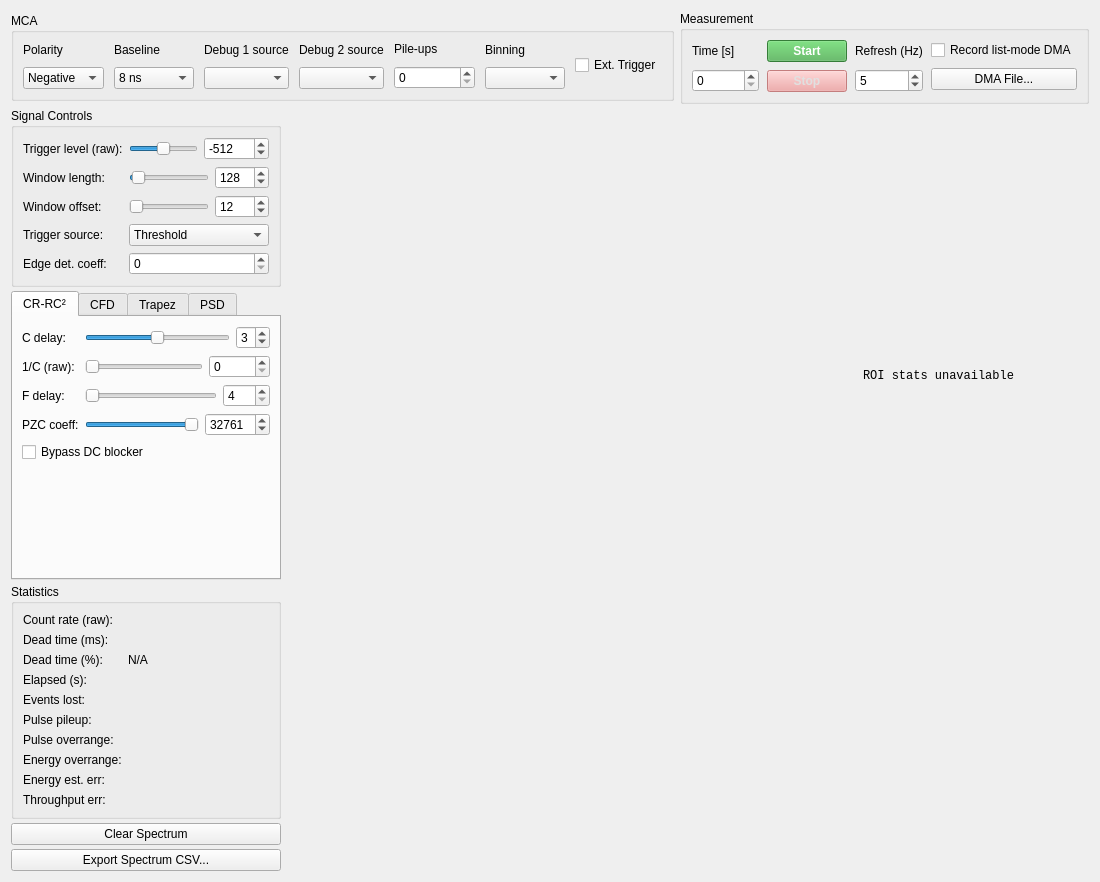
<?xml version="1.0" encoding="UTF-8"?>
<ui version="4.0">
 <class>MCAView</class>
 <widget class="QWidget" name="MCAView">
  <property name="geometry">
   <rect><x>0</x><y>0</y><width>1100</width><height>750</height></rect>
  </property>
  <property name="windowTitle">
   <string>MCA</string>
  </property>
  <layout class="QVBoxLayout" name="mainLayout">
   <property name="spacing"><number>4</number></property>

   <item>
    <layout class="QHBoxLayout" name="topRow">
     <property name="spacing"><number>6</number></property>

     <item>
      <widget class="QGroupBox" name="groupMca">
       <property name="title"><string>MCA</string></property>
       <property name="sizePolicy">
        <sizepolicy hsizetype="Preferred" vsizetype="Fixed">
         <horstretch>1</horstretch><verstretch>0</verstretch>
        </sizepolicy>
       </property>
       <layout class="QHBoxLayout" name="layoutMca">
        <property name="spacing"><number>10</number></property>

        <item>
         <layout class="QVBoxLayout" name="vPolarity">
          <item>
           <widget class="QLabel" name="labelPolarity">
            <property name="text"><string>Polarity</string></property>
           </widget>
          </item>
          <item>
           <widget class="QComboBox" name="comboPulsePolarity">
            <item><property name="text"><string>Negative</string></property></item>
            <item><property name="text"><string>Positive</string></property></item>
           </widget>
          </item>
         </layout>
        </item>

        <item>
         <layout class="QVBoxLayout" name="vBaseline">
          <item>
           <widget class="QLabel" name="labelBaseline">
            <property name="text"><string>Baseline</string></property>
           </widget>
          </item>
          <item>
           <widget class="QComboBox" name="comboBaseline">
            <item><property name="text"><string>8 ns</string></property></item>
            <item><property name="text"><string>16 ns</string></property></item>
            <item><property name="text"><string>32 ns</string></property></item>
            <item><property name="text"><string>64 ns</string></property></item>
            <item><property name="text"><string>128 ns</string></property></item>
            <item><property name="text"><string>256 ns</string></property></item>
            <item><property name="text"><string>512 ns</string></property></item>
           </widget>
          </item>
         </layout>
        </item>

        <item>
         <layout class="QVBoxLayout" name="vDebug1">
          <item>
           <widget class="QLabel" name="labelDebug1">
            <property name="text"><string>Debug 1 source</string></property>
           </widget>
          </item>
          <item>
           <widget class="QComboBox" name="comboDebug1"/>
          </item>
         </layout>
        </item>

        <item>
         <layout class="QVBoxLayout" name="vDebug2">
          <item>
           <widget class="QLabel" name="labelDebug2">
            <property name="text"><string>Debug 2 source</string></property>
           </widget>
          </item>
          <item>
           <widget class="QComboBox" name="comboDebug2"/>
          </item>
         </layout>
        </item>

        <item>
         <layout class="QVBoxLayout" name="vPileups">
          <item>
           <widget class="QLabel" name="labelPileups">
            <property name="text"><string>Pile-ups</string></property>
           </widget>
          </item>
          <item>
           <widget class="QSpinBox" name="spinPileupWindow">
            <property name="minimum"><number>0</number></property>
            <property name="maximum"><number>255</number></property>
           </widget>
          </item>
         </layout>
        </item>

        <item>
         <layout class="QVBoxLayout" name="vBinning">
          <item>
           <widget class="QLabel" name="labelBinning">
            <property name="text"><string>Binning</string></property>
           </widget>
          </item>
          <item>
           <widget class="QComboBox" name="comboBinning"/>
          </item>
         </layout>
        </item>

        <item>
         <widget class="QCheckBox" name="cbExtTrigger">
          <property name="text"><string>Ext. Trigger</string></property>
         </widget>
        </item>

       </layout>
      </widget>
     </item>

     <item>
      <widget class="QGroupBox" name="groupMeasurement">
       <property name="title"><string>Measurement</string></property>
       <property name="sizePolicy">
        <sizepolicy hsizetype="Fixed" vsizetype="Fixed">
         <horstretch>0</horstretch><verstretch>0</verstretch>
        </sizepolicy>
       </property>
       <layout class="QHBoxLayout" name="layoutMeasurement">
        <property name="spacing"><number>8</number></property>
        <item>
         <layout class="QVBoxLayout" name="vTime">
          <item>
           <widget class="QLabel" name="labelTimeLimit">
            <property name="text"><string>Time [s]</string></property>
           </widget>
          </item>
          <item>
            <widget class="QSpinBox" name="spinTimeLimit">
             <property name="minimum"><number>0</number></property>
             <property name="maximum"><number>576460752</number></property>
           </widget>
          </item>
         </layout>
        </item>
        <item>
         <layout class="QVBoxLayout" name="vStartStop">
          <item>
           <widget class="QPushButton" name="btnStart">
            <property name="text"><string>Start</string></property>
            <property name="checkable"><bool>true</bool></property>
            <property name="styleSheet"><string>QPushButton { background-color: #4CAF50; color: white; font-weight: bold; }
QPushButton:checked { background-color: #2E7D32; border: 2px solid #1B5E20; }
QPushButton:disabled { background-color: #A5D6A7; color: #E0E0E0; }</string></property>
           </widget>
          </item>
          <item>
           <widget class="QPushButton" name="btnStop">
            <property name="enabled"><bool>false</bool></property>
            <property name="text"><string>Stop</string></property>
            <property name="checkable"><bool>true</bool></property>
            <property name="styleSheet"><string>QPushButton { background-color: #f44336; color: white; font-weight: bold; }
QPushButton:checked { background-color: #C62828; border: 2px solid #B71C1C; }
QPushButton:disabled { background-color: #EF9A9A; color: #E0E0E0; }</string></property>
           </widget>
          </item>
         </layout>
        </item>
        <item>
         <layout class="QVBoxLayout" name="vRefresh">
          <item>
           <widget class="QLabel" name="labelRefreshRate">
            <property name="visible"><bool>false</bool></property>
            <property name="text"><string>Refresh (Hz)</string></property>
           </widget>
          </item>
          <item>
           <widget class="QSpinBox" name="spinRefreshRate">
            <property name="visible"><bool>false</bool></property>
            <property name="minimum"><number>1</number></property>
            <property name="maximum"><number>60</number></property>
            <property name="value"><number>5</number></property>
           </widget>
          </item>
         </layout>
        </item>
        <item>
         <layout class="QVBoxLayout" name="vDmaFile">
          <item>
           <widget class="QCheckBox" name="cbDmaEnable">
            <property name="text"><string>Record list-mode DMA</string></property>
           </widget>
          </item>
          <item>
           <widget class="QPushButton" name="btnDmaFile">
            <property name="text"><string>DMA File...</string></property>
           </widget>
          </item>
         </layout>
        </item>
       </layout>
      </widget>
     </item>

    </layout>
   </item>

   <item>
    <layout class="QHBoxLayout" name="bodyRow" stretch="0,1">
     <property name="spacing"><number>6</number></property>

     <item>
      <widget class="QWidget" name="controlPanel">
       <property name="sizePolicy">
        <sizepolicy hsizetype="Fixed" vsizetype="Preferred">
         <horstretch>0</horstretch><verstretch>0</verstretch>
        </sizepolicy>
       </property>
       <property name="minimumSize">
        <size><width>270</width><height>0</height></size>
       </property>
       <property name="maximumSize">
        <size><width>270</width><height>16777215</height></size>
       </property>
       <layout class="QVBoxLayout" name="controlLayout">
        <property name="leftMargin"><number>0</number></property>
        <property name="topMargin"><number>0</number></property>
        <property name="rightMargin"><number>0</number></property>
        <property name="bottomMargin"><number>0</number></property>
        <property name="spacing"><number>4</number></property>

        <item>
         <widget class="QGroupBox" name="groupSignal">
          <property name="title"><string>Signal Controls</string></property>
          <layout class="QFormLayout" name="formSignal">
           <item row="0" column="0">
            <widget class="QLabel" name="labelTriggerLevel">
             <property name="text"><string>Trigger level (raw):</string></property>
            </widget>
           </item>
           <item row="0" column="1">
            <layout class="QHBoxLayout" name="hTriggerLevel">
             <item>
              <widget class="QSlider" name="sliderTriggerLevel">
               <property name="minimum"><number>-32768</number></property>
               <property name="maximum"><number>32767</number></property>
               <property name="value"><number>-512</number></property>
               <property name="orientation"><enum>Qt::Orientation::Horizontal</enum></property>
              </widget>
             </item>
             <item>
              <widget class="QSpinBox" name="spinTriggerLevel">
               <property name="minimum"><number>-32768</number></property>
               <property name="maximum"><number>32767</number></property>
               <property name="value"><number>-512</number></property>
              </widget>
             </item>
            </layout>
           </item>
           <item row="1" column="0">
            <widget class="QLabel" name="labelFrameSamples">
             <property name="text"><string>Window length:</string></property>
            </widget>
           </item>
           <item row="1" column="1">
            <layout class="QHBoxLayout" name="hFrameSamples">
             <item>
              <widget class="QSlider" name="sliderFrameSamples">
               <property name="minimum"><number>4</number></property>
               <property name="maximum"><number>4096</number></property>
               <property name="singleStep"><number>4</number></property>
               <property name="value"><number>128</number></property>
               <property name="orientation"><enum>Qt::Orientation::Horizontal</enum></property>
              </widget>
             </item>
             <item>
              <widget class="QSpinBox" name="spinFrameSamples">
               <property name="minimum"><number>4</number></property>
               <property name="maximum"><number>4096</number></property>
               <property name="singleStep"><number>4</number></property>
               <property name="value"><number>128</number></property>
              </widget>
             </item>
            </layout>
           </item>
           <item row="2" column="0">
            <widget class="QLabel" name="labelPretrigger">
             <property name="text"><string>Window offset:</string></property>
            </widget>
           </item>
           <item row="2" column="1">
            <layout class="QHBoxLayout" name="hPretrigger">
             <item>
              <widget class="QSlider" name="sliderPretrigger">
               <property name="minimum"><number>0</number></property>
               <property name="maximum"><number>2044</number></property>
               <property name="singleStep"><number>4</number></property>
               <property name="value"><number>12</number></property>
               <property name="orientation"><enum>Qt::Orientation::Horizontal</enum></property>
              </widget>
             </item>
             <item>
              <widget class="QSpinBox" name="spinPretrigger">
               <property name="minimum"><number>0</number></property>
               <property name="maximum"><number>2044</number></property>
               <property name="singleStep"><number>4</number></property>
               <property name="value"><number>12</number></property>
              </widget>
             </item>
            </layout>
           </item>
           <item row="3" column="0">
            <widget class="QLabel" name="labelTriggerSource">
             <property name="text"><string>Trigger source:</string></property>
            </widget>
           </item>
           <item row="3" column="1">
            <widget class="QComboBox" name="comboTriggerSource">
             <item><property name="text"><string>Threshold</string></property></item>
             <item><property name="text"><string>CR-RC2</string></property></item>
             <item><property name="text"><string>CR2-RC2</string></property></item>
            </widget>
           </item>
           <item row="4" column="0">
            <widget class="QLabel" name="labelEdgeDetCoeff">
             <property name="text"><string>Edge det. coeff:</string></property>
            </widget>
           </item>
           <item row="4" column="1">
            <widget class="QDoubleSpinBox" name="spinEdgeDetCoeff">
             <property name="decimals"><number>0</number></property>
             <property name="minimum"><double>0</double></property>
             <property name="maximum"><double>4294967295</double></property>
            </widget>
           </item>
          </layout>
         </widget>
        </item>

        <item>
         <widget class="QTabWidget" name="tabFilters">
          <property name="currentIndex"><number>0</number></property>

          <widget class="QWidget" name="tabCrRc2">
           <attribute name="title"><string>CR-RC²</string></attribute>
           <layout class="QFormLayout" name="formCrRc2">
            <item row="0" column="0">
             <widget class="QLabel" name="labelCrrc2Cdelay">
              <property name="text"><string>C delay:</string></property>
             </widget>
            </item>
            <item row="0" column="1">
             <layout class="QHBoxLayout" name="hCrrc2Cdelay">
              <item>
               <widget class="QSlider" name="sliderCrrc2Cdelay">
                <property name="minimum"><number>0</number></property>
                <property name="maximum"><number>6</number></property>
                <property name="singleStep"><number>1</number></property>
                <property name="value"><number>3</number></property>
                <property name="orientation"><enum>Qt::Orientation::Horizontal</enum></property>
               </widget>
              </item>
              <item>
               <widget class="QSpinBox" name="spinCrrc2Cdelay">
                <property name="minimum"><number>0</number></property>
                <property name="maximum"><number>6</number></property>
                <property name="singleStep"><number>1</number></property>
                <property name="value"><number>3</number></property>
               </widget>
              </item>
             </layout>
            </item>
            <item row="1" column="0">
             <widget class="QLabel" name="labelCrrc2Reciprocal">
              <property name="text"><string>1/C (raw):</string></property>
             </widget>
            </item>
            <item row="1" column="1">
             <layout class="QHBoxLayout" name="hCrrc2Reciprocal">
              <item>
               <widget class="QSlider" name="sliderCrrc2Reciprocal">
                <property name="minimum"><number>0</number></property>
                <property name="maximum"><number>65535</number></property>
                <property name="orientation"><enum>Qt::Orientation::Horizontal</enum></property>
               </widget>
              </item>
              <item>
               <widget class="QSpinBox" name="spinCrrc2Reciprocal">
                <property name="minimum"><number>0</number></property>
                <property name="maximum"><number>65535</number></property>
               </widget>
              </item>
             </layout>
            </item>
            <item row="2" column="0">
             <widget class="QLabel" name="labelCrrc2Fdelay">
              <property name="text"><string>F delay:</string></property>
             </widget>
            </item>
            <item row="2" column="1">
             <layout class="QHBoxLayout" name="hCrrc2Fdelay">
              <item>
               <widget class="QSlider" name="sliderCrrc2Fdelay">
                <property name="minimum"><number>4</number></property>
                <property name="maximum"><number>508</number></property>
                <property name="singleStep"><number>4</number></property>
                <property name="value"><number>4</number></property>
                <property name="orientation"><enum>Qt::Orientation::Horizontal</enum></property>
               </widget>
              </item>
              <item>
               <widget class="QSpinBox" name="spinCrrc2Fdelay">
                <property name="minimum"><number>4</number></property>
                <property name="maximum"><number>508</number></property>
                <property name="singleStep"><number>4</number></property>
                <property name="value"><number>4</number></property>
               </widget>
              </item>
             </layout>
            </item>
            <item row="3" column="0">
             <widget class="QLabel" name="labelCrrc2Pzc">
              <property name="text"><string>PZC coeff:</string></property>
             </widget>
            </item>
            <item row="3" column="1">
             <layout class="QHBoxLayout" name="hCrrc2Pzc">
              <item>
               <widget class="QSlider" name="sliderCrrc2Pzc">
                <property name="minimum"><number>-32768</number></property>
                <property name="maximum"><number>32767</number></property>
                <property name="value"><number>32761</number></property>
                <property name="orientation"><enum>Qt::Orientation::Horizontal</enum></property>
               </widget>
              </item>
              <item>
               <widget class="QSpinBox" name="spinCrrc2Pzc">
                <property name="minimum"><number>-32768</number></property>
                <property name="maximum"><number>32767</number></property>
                <property name="value"><number>32761</number></property>
               </widget>
              </item>
             </layout>
            </item>
            <item row="4" column="0" colspan="2">
             <widget class="QCheckBox" name="cbDcBlockerBypass">
              <property name="text"><string>Bypass DC blocker</string></property>
              <property name="toolTip"><string>1 bypasses the DC blocker; 0 enables it. MCA path only; Scope observes raw ADC before the input filter.</string></property>
             </widget>
            </item>
           </layout>
          </widget>

          <widget class="QWidget" name="tabCfd">
           <attribute name="title"><string>CFD</string></attribute>
           <layout class="QFormLayout" name="formCfd">
            <item row="0" column="0" colspan="2">
             <widget class="QCheckBox" name="cbCfdEnable">
              <property name="text"><string>Enable CFD</string></property>
             </widget>
            </item>
            <item row="1" column="0">
             <widget class="QLabel" name="labelCfdFactor">
              <property name="text"><string>Factor:</string></property>
             </widget>
            </item>
            <item row="1" column="1">
              <widget class="QDoubleSpinBox" name="spinCfdFactor">
               <property name="minimum"><double>0.0</double></property>
               <property name="maximum"><double>1.999969482421875</double></property>
               <property name="singleStep"><double>0.000030517578125</double></property>
               <property name="decimals"><number>15</number></property>
              <property name="value"><double>0.4</double></property>
             </widget>
            </item>
            <item row="2" column="0">
             <widget class="QLabel" name="labelCfdDelay">
              <property name="text"><string>Delay:</string></property>
             </widget>
            </item>
            <item row="2" column="1">
             <layout class="QHBoxLayout" name="hCfdDelay">
              <item>
               <widget class="QSlider" name="sliderCfdDelay">
                <property name="minimum"><number>5</number></property>
                <property name="maximum"><number>132</number></property>
                <property name="singleStep"><number>1</number></property>
                <property name="value"><number>5</number></property>
                <property name="orientation"><enum>Qt::Orientation::Horizontal</enum></property>
               </widget>
              </item>
              <item>
               <widget class="QSpinBox" name="spinCfdDelay">
                <property name="minimum"><number>5</number></property>
                <property name="maximum"><number>132</number></property>
                <property name="singleStep"><number>1</number></property>
                <property name="value"><number>5</number></property>
               </widget>
              </item>
             </layout>
            </item>
            <item row="3" column="0">
             <widget class="QLabel" name="labelCfdTwLow">
              <property name="text"><string>TW low:</string></property>
             </widget>
            </item>
            <item row="3" column="1">
             <widget class="QSpinBox" name="spinCfdTwLow">
              <property name="minimum"><number>0</number></property>
              <property name="maximum"><number>32764</number></property>
              <property name="singleStep"><number>4</number></property>
              <property name="value"><number>0</number></property>
             </widget>
            </item>
            <item row="4" column="0">
             <widget class="QLabel" name="labelCfdTwHigh">
              <property name="text"><string>TW high:</string></property>
             </widget>
            </item>
            <item row="4" column="1">
             <widget class="QSpinBox" name="spinCfdTwHigh">
              <property name="minimum"><number>0</number></property>
              <property name="maximum"><number>32764</number></property>
              <property name="singleStep"><number>4</number></property>
              <property name="value"><number>32</number></property>
             </widget>
            </item>
           </layout>
          </widget>

          <widget class="QWidget" name="tabTrapez">
           <attribute name="title"><string>Trapez</string></attribute>
           <layout class="QFormLayout" name="formTrapez">
            <item row="0" column="0" colspan="2">
             <widget class="QCheckBox" name="cbTrapezEnable">
              <property name="text"><string>Enable Trapezoid</string></property>
             </widget>
            </item>
            <item row="1" column="0">
             <widget class="QLabel" name="labelTrapR">
              <property name="text"><string>R (rise):</string></property>
             </widget>
            </item>
            <item row="1" column="1">
             <layout class="QHBoxLayout" name="hTrapR">
              <item>
               <widget class="QSlider" name="sliderTrapR">
                <property name="minimum"><number>8</number></property>
                <property name="maximum"><number>2044</number></property>
                <property name="singleStep"><number>4</number></property>
                <property name="value"><number>32</number></property>
                <property name="orientation"><enum>Qt::Orientation::Horizontal</enum></property>
               </widget>
              </item>
              <item>
               <widget class="QSpinBox" name="spinTrapR">
                <property name="minimum"><number>8</number></property>
                <property name="maximum"><number>2044</number></property>
                <property name="singleStep"><number>4</number></property>
                <property name="value"><number>32</number></property>
               </widget>
              </item>
             </layout>
            </item>
            <item row="2" column="0">
             <widget class="QLabel" name="labelTrapReciprocal">
              <property name="text"><string>1/R (calculated):</string></property>
             </widget>
            </item>
            <item row="2" column="1">
             <widget class="QLabel" name="lblTrapReciprocal">
              <property name="toolTip"><string>Read-only driver shadow, derived when R is applied: floor(32768 / (R_samples / 4)). This is a raw coefficient, not a reciprocal in 1/ns.</string></property>
              <property name="text"><string>Unavailable</string></property>
              <property name="textInteractionFlags"><set>Qt::TextInteractionFlag::TextSelectableByMouse</set></property>
             </widget>
            </item>
            <item row="3" column="0">
             <widget class="QLabel" name="labelTrapM">
              <property name="text"><string>M:</string></property>
             </widget>
            </item>
            <item row="3" column="1">
             <layout class="QHBoxLayout" name="hTrapM">
              <item>
               <widget class="QSlider" name="sliderTrapM">
                <property name="minimum"><number>0</number></property>
                <property name="maximum"><number>2044</number></property>
                <property name="singleStep"><number>4</number></property>
                <property name="value"><number>32</number></property>
                <property name="orientation"><enum>Qt::Orientation::Horizontal</enum></property>
               </widget>
              </item>
              <item>
               <widget class="QSpinBox" name="spinTrapM">
                <property name="minimum"><number>0</number></property>
                <property name="maximum"><number>2044</number></property>
                <property name="singleStep"><number>4</number></property>
                <property name="value"><number>32</number></property>
               </widget>
              </item>
             </layout>
            </item>
            <item row="4" column="0">
             <widget class="QLabel" name="labelTrapT">
              <property name="text"><string>Beta (raw):</string></property>
             </widget>
            </item>
            <item row="4" column="1">
             <widget class="QDoubleSpinBox" name="spinTrapT">
              <property name="decimals"><number>0</number></property>
              <property name="minimum"><double>0</double></property>
              <property name="maximum"><double>4294967295</double></property>
              <property name="value"><double>0</double></property>
             </widget>
            </item>
            <item row="5" column="0">
             <widget class="QLabel" name="labelTrapE">
              <property name="text"><string>Energy time:</string></property>
             </widget>
            </item>
            <item row="5" column="1">
             <layout class="QHBoxLayout" name="hTrapE">
              <item>
               <widget class="QSlider" name="sliderTrapE">
                <property name="minimum"><number>0</number></property>
                <property name="maximum"><number>8188</number></property>
                <property name="singleStep"><number>4</number></property>
                <property name="value"><number>64</number></property>
                <property name="orientation"><enum>Qt::Orientation::Horizontal</enum></property>
               </widget>
              </item>
              <item>
               <widget class="QSpinBox" name="spinTrapE">
                <property name="minimum"><number>0</number></property>
                <property name="maximum"><number>8188</number></property>
                <property name="singleStep"><number>4</number></property>
                <property name="value"><number>64</number></property>
               </widget>
              </item>
             </layout>
            </item>
            <item row="6" column="0">
             <widget class="QLabel" name="labelTrapFt">
              <property name="text"><string>FT (flat top):</string></property>
             </widget>
            </item>
            <item row="6" column="1">
             <widget class="QComboBox" name="comboTrapFt"/>
            </item>
           </layout>
          </widget>

          <widget class="QWidget" name="tabPsd">
           <attribute name="title"><string>PSD</string></attribute>
           <layout class="QVBoxLayout" name="layoutPsd">
            <property name="spacing"><number>4</number></property>

            <item>
             <widget class="QGroupBox" name="groupChargeComp">
              <property name="title"><string>Charge Comparison</string></property>
              <layout class="QFormLayout" name="formChargeComp">
               <item row="0" column="0" colspan="2">
                <widget class="QCheckBox" name="cbCcEnable">
                 <property name="text"><string>Enable</string></property>
                </widget>
               </item>
               <item row="1" column="0">
                <widget class="QLabel" name="labelCcTime">
                 <property name="text"><string>Time:</string></property>
                </widget>
               </item>
               <item row="1" column="1">
                <widget class="QSpinBox" name="spinCcTime">
                 <property name="minimum"><number>4</number></property>
                 <property name="maximum"><number>32768</number></property>
                 <property name="singleStep"><number>4</number></property>
                 <property name="value"><number>4</number></property>
                </widget>
               </item>
              </layout>
             </widget>
            </item>

            <item>
             <widget class="QGroupBox" name="groupPsdZc">
              <property name="title"><string>Zero Crossing</string></property>
              <layout class="QFormLayout" name="formPsdZc">
               <item row="0" column="0" colspan="2">
                <widget class="QCheckBox" name="cbPsdZcEnable">
                 <property name="text"><string>Enable</string></property>
                </widget>
               </item>
               <item row="1" column="0">
                <widget class="QLabel" name="labelPsdZcMode">
                 <property name="text"><string>Mode:</string></property>
                </widget>
               </item>
               <item row="1" column="1">
                <widget class="QComboBox" name="comboPsdZcMode">
                 <item><property name="text"><string>Mode 0</string></property></item>
                 <item><property name="text"><string>Mode 1</string></property></item>
                </widget>
               </item>
               <item row="2" column="0">
                <widget class="QLabel" name="labelPsdZcLow">
                 <property name="text"><string>Window low:</string></property>
                </widget>
               </item>
               <item row="2" column="1">
                <widget class="QSpinBox" name="spinPsdZcLow">
                 <property name="minimum"><number>0</number></property>
                 <property name="maximum"><number>32764</number></property>
                 <property name="singleStep"><number>4</number></property>
                 <property name="value"><number>0</number></property>
                </widget>
               </item>
               <item row="3" column="0">
                <widget class="QLabel" name="labelPsdZcHigh">
                 <property name="text"><string>Window high:</string></property>
                </widget>
               </item>
               <item row="3" column="1">
                <widget class="QSpinBox" name="spinPsdZcHigh">
                 <property name="minimum"><number>0</number></property>
                 <property name="maximum"><number>32764</number></property>
                 <property name="singleStep"><number>4</number></property>
                 <property name="value"><number>8</number></property>
                </widget>
               </item>
              </layout>
             </widget>
            </item>

            <item>
             <spacer name="spacerPsd">
              <property name="orientation"><enum>Qt::Orientation::Vertical</enum></property>
              <property name="sizeHint" stdset="0">
               <size><width>20</width><height>0</height></size>
              </property>
             </spacer>
            </item>
           </layout>
          </widget>

         </widget>
        </item>

        <item>
         <widget class="QGroupBox" name="groupStatistics">
          <property name="title"><string>Statistics</string></property>
          <layout class="QFormLayout" name="formStatistics">
           <item row="0" column="0">
            <widget class="QLabel" name="labelCountRateKey">
             <property name="text"><string>Count rate (raw):</string></property>
            </widget>
           </item>
           <item row="0" column="1">
            <widget class="QLabel" name="lblCountRate">
             <property name="text"><string></string></property>
            </widget>
           </item>
           <item row="1" column="0">
            <widget class="QLabel" name="labelDeadTimeKey">
             <property name="text"><string>Dead time (ms):</string></property>
            </widget>
           </item>
           <item row="1" column="1">
            <widget class="QLabel" name="lblDeadTime">
             <property name="text"><string></string></property>
            </widget>
           </item>
           <item row="2" column="0">
            <widget class="QLabel" name="labelDeadTimePercentKey">
             <property name="text"><string>Dead time (%):</string></property>
            </widget>
           </item>
           <item row="2" column="1">
            <widget class="QLabel" name="lblDeadTimePercent">
             <property name="toolTip"><string>100 × dead time (ms) / (1000 × elapsed time (s)).
Unavailable until elapsed time is positive.</string></property>
             <property name="text"><string>N/A</string></property>
            </widget>
           </item>
           <item row="3" column="0">
            <widget class="QLabel" name="labelElapsedKey">
             <property name="text"><string>Elapsed (s):</string></property>
            </widget>
           </item>
           <item row="3" column="1">
            <widget class="QLabel" name="lblElapsedTime">
             <property name="text"><string></string></property>
            </widget>
           </item>
           <item row="4" column="0">
            <widget class="QLabel" name="labelEventsLostKey">
             <property name="text"><string>Events lost:</string></property>
            </widget>
           </item>
           <item row="4" column="1">
            <widget class="QLabel" name="lblEventsLost">
             <property name="text"><string></string></property>
            </widget>
           </item>
           <item row="5" column="0">
            <widget class="QLabel" name="labelPulsePileupKey">
             <property name="text"><string>Pulse pileup:</string></property>
            </widget>
           </item>
           <item row="5" column="1">
            <widget class="QLabel" name="lblPulsePileup">
             <property name="text"><string></string></property>
            </widget>
           </item>
           <item row="6" column="0">
            <widget class="QLabel" name="labelPulseOverrangeKey">
             <property name="text"><string>Pulse overrange:</string></property>
            </widget>
           </item>
           <item row="6" column="1">
            <widget class="QLabel" name="lblPulseOverrange">
             <property name="text"><string></string></property>
            </widget>
           </item>
           <item row="7" column="0">
            <widget class="QLabel" name="labelEnergyOverrangeKey">
             <property name="text"><string>Energy overrange:</string></property>
            </widget>
           </item>
           <item row="7" column="1">
            <widget class="QLabel" name="lblEnergyOverrange">
             <property name="text"><string></string></property>
            </widget>
           </item>
           <item row="8" column="0">
            <widget class="QLabel" name="labelEnergyEstErrKey">
             <property name="text"><string>Energy est. err:</string></property>
            </widget>
           </item>
           <item row="8" column="1">
            <widget class="QLabel" name="lblEnergyEstErr">
             <property name="text"><string></string></property>
            </widget>
           </item>
           <item row="9" column="0">
            <widget class="QLabel" name="labelThroughputErrKey">
             <property name="text"><string>Throughput err:</string></property>
            </widget>
           </item>
           <item row="9" column="1">
            <widget class="QLabel" name="lblThroughputErr">
             <property name="text"><string></string></property>
            </widget>
           </item>
          </layout>
         </widget>
        </item>

        <item>
         <widget class="QPushButton" name="btnClearSpectrum">
          <property name="text"><string>Clear Spectrum</string></property>
         </widget>
        </item>

        <item>
         <widget class="QPushButton" name="btnExportCsv">
          <property name="text"><string>Export Spectrum CSV...</string></property>
         </widget>
        </item>

        <item>
         <spacer name="verticalSpacer">
          <property name="orientation"><enum>Qt::Orientation::Vertical</enum></property>
          <property name="sizeHint" stdset="0">
           <size><width>20</width><height>40</height></size>
          </property>
         </spacer>
        </item>

       </layout>
      </widget>
     </item>

     <item>
      <layout class="QVBoxLayout" name="plotColumn" stretch="1,2">
       <property name="spacing"><number>4</number></property>
       <item>
        <widget class="NLabPlotWidget" name="plotDebug" native="true">
         <property name="sizePolicy">
          <sizepolicy hsizetype="Expanding" vsizetype="Expanding">
           <horstretch>1</horstretch><verstretch>1</verstretch>
          </sizepolicy>
         </property>
         <property name="minimumSize">
          <size><width>400</width><height>150</height></size>
         </property>
        </widget>
       </item>
       <item>
        <layout class="QHBoxLayout" name="histogramRow">
         <property name="spacing"><number>4</number></property>
         <item>
          <widget class="NLabPlotWidget" name="plotHistogram" native="true">
           <property name="sizePolicy">
            <sizepolicy hsizetype="Expanding" vsizetype="Expanding">
             <horstretch>1</horstretch><verstretch>1</verstretch>
            </sizepolicy>
           </property>
           <property name="minimumSize">
            <size><width>400</width><height>200</height></size>
           </property>
          </widget>
         </item>
         <item>
          <widget class="QWidget" name="roiStatsPanel">
           <property name="visible"><bool>false</bool></property>
           <property name="minimumSize"><size><width>230</width><height>0</height></size></property>
           <property name="maximumSize"><size><width>230</width><height>16777215</height></size></property>
           <layout class="QVBoxLayout" name="roiStatsLayout">
            <property name="leftMargin"><number>4</number></property>
            <property name="topMargin"><number>4</number></property>
            <property name="rightMargin"><number>4</number></property>
            <property name="bottomMargin"><number>4</number></property>
            <item>
             <widget class="QLabel" name="lblRoiStats">
              <property name="text"><string>ROI stats unavailable</string></property>
              <property name="alignment"><set>Qt::AlignmentFlag::AlignLeft|Qt::AlignmentFlag::AlignTop</set></property>
              <property name="wordWrap"><bool>true</bool></property>
              <property name="font"><font><family>Consolas</family><pointsize>9</pointsize></font></property>
             </widget>
            </item>
            <item>
             <spacer name="roiStatsSpacer">
              <property name="orientation"><enum>Qt::Orientation::Vertical</enum></property>
              <property name="sizeHint" stdset="0"><size><width>20</width><height>40</height></size></property>
             </spacer>
            </item>
           </layout>
          </widget>
         </item>
        </layout>
       </item>
      </layout>
     </item>

    </layout>
   </item>

  </layout>
 </widget>
 <customwidgets>
  <customwidget>
   <class>NLabPlotWidget</class>
   <extends>QWidget</extends>
   <header>nlab.views.plot_viewbox</header>
   <container>1</container>
  </customwidget>
 </customwidgets>
 <resources/>
 <connections/>
</ui>
